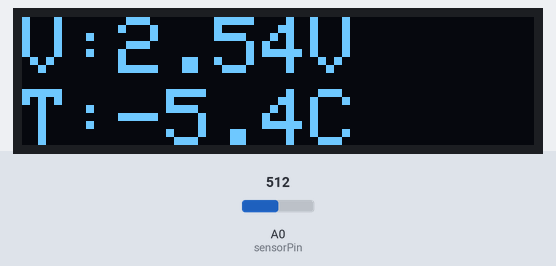
Recording of a sketch running on a simulated Arduino Uno, built with avr-gcc and run on an emulated ATmega328P. Parts: 128×32 one-colour display. The inputs (shaded band) are chosen by the test bench; at power-on: A0 (sensorPin) = 512. What the sketch prints to the serial monitor is not drawn.

Above: at 2.2 s.
2.3 s: A0 (sensorPin) set to 716
At 4.1 s:
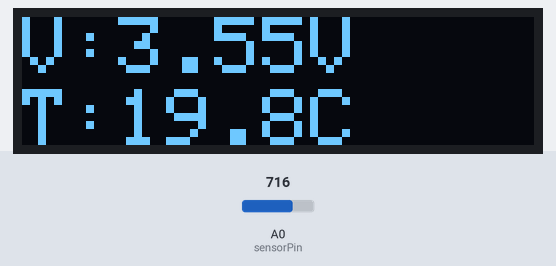
4.5 s: A0 (sensorPin) set to 900
At 5.6 s:
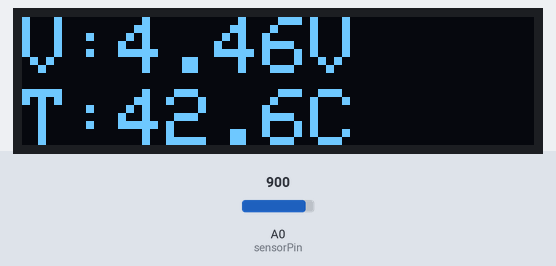
6.6 s: A0 (sensorPin) set to 1023
At 8.3 s:
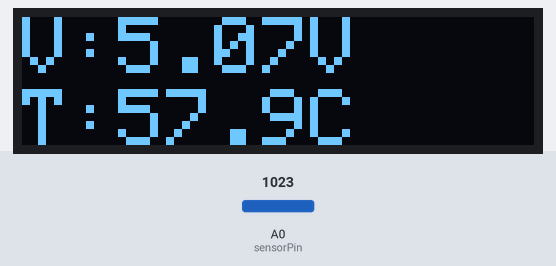
Timing chart, 0 to 9.8 s (numbered marks = the images above; inputs shaded):
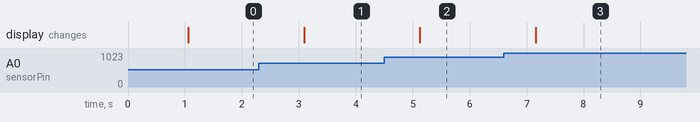

The sketch:

code_temp.ino
```cpp
#include <Wire.h>
#include <Adafruit_GFX.h>
#include <Adafruit_SSD1306.h>

const int sensorPin = A0;

// OLED parameters
#define SCREEN_WIDTH 128
#define SCREEN_HEIGHT 32   // use 64 if you have a 128x64 display
#define OLED_RESET    -1   // reset not used on I2C OLED
Adafruit_SSD1306 display(SCREEN_WIDTH, SCREEN_HEIGHT, &Wire, OLED_RESET);

void setup() {
  Serial.begin(9600);

  // Initialize OLED
  if (!display.begin(SSD1306_SWITCHCAPVCC, 0x3C)) { // I2C address 0x3C is typical
    // If display is not found, stay here
    while (true) {
      Serial.println("SSD1306 allocation failed");
      delay(1000);
    }
  }

  display.clearDisplay();
  display.setTextColor(SSD1306_WHITE);
  display.setTextSize(1);
  display.setCursor(0, 0);
  display.println("Temp module start");
  display.display();
  delay(1000);
}

void loop() {
  // 1. Read ADC value
  int raw = analogRead(sensorPin);

  // 2. Convert to amplifier output voltage (3..5 V)
  float Vout = raw * (5.07 / 1023.0);

  // 3. Inverse amplifier formula: get original sensor voltage
  float Vsens = (Vout / 5.0) - 0.5;

  // 4. Sensor calibration: convert Vsens to temperature
  float temperature = (Vsens - 0.051) / 0.008;


  // ----- Serial output (for debugging) -----
  Serial.print("Vout = ");
  Serial.print(Vout, 3);
  Serial.print(" V | Temperature = ");
  Serial.print(temperature, 2);
  Serial.println(" C");

  // ----- OLED output -----
  display.clearDisplay();
  display.setTextSize(2);

  display.setCursor(0, 0);
  display.print("V:");
  display.print(Vout, 2);
  display.println("V");

  display.setCursor(0, 18);
  display.print("T:");
  display.print(temperature, 1);
  display.println("C");

  display.display();

  delay(1000);
}
```

Measured:
- after the input at 2.3 s, the display: changes after 0.80 s (image 1)
- after the input at 4.5 s, the display: changes after 0.63 s (image 2)
- after the input at 6.6 s, the display: changes after 0.56 s (image 3)
